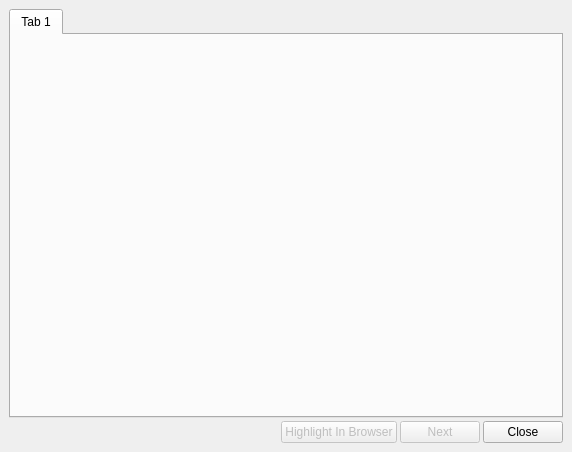
<ui version="4.0" >
 <class>RowLocate</class>
 <widget class="QWidget" name="RowLocate" >
  <property name="geometry" >
   <rect>
    <x>0</x>
    <y>0</y>
    <width>572</width>
    <height>452</height>
   </rect>
  </property>
  <property name="windowTitle" >
   <string>Row Locate</string>
  </property>
  <layout class="QVBoxLayout" >
   <property name="margin" >
    <number>9</number>
   </property>
   <property name="spacing" >
    <number>3</number>
   </property>
   <item>
    <widget class="QTabWidget" name="tabWidget" >
     <property name="currentIndex" >
      <number>0</number>
     </property>
     <widget class="QWidget" name="tab" >
      <attribute name="title" >
       <string>Tab 1</string>
      </attribute>
     </widget>
    </widget>
   </item>
   <item>
    <layout class="QHBoxLayout" >
     <property name="margin" >
      <number>0</number>
     </property>
     <property name="spacing" >
      <number>3</number>
     </property>
     <item>
      <spacer>
       <property name="orientation" >
        <enum>Qt::Horizontal</enum>
       </property>
       <property name="sizeHint" >
        <size>
         <width>441</width>
         <height>20</height>
        </size>
       </property>
      </spacer>
     </item>
     <item>
      <widget class="QPushButton" name="highlightButton" >
       <property name="enabled" >
        <bool>false</bool>
       </property>
       <property name="text" >
        <string>Highlight In Browser</string>
       </property>
      </widget>
     </item>
     <item>
      <widget class="QPushButton" name="nextButton" >
       <property name="enabled" >
        <bool>false</bool>
       </property>
       <property name="text" >
        <string>Next</string>
       </property>
      </widget>
     </item>
     <item>
      <widget class="QPushButton" name="closeButton" >
       <property name="text" >
        <string>Close</string>
       </property>
      </widget>
     </item>
    </layout>
   </item>
  </layout>
 </widget>
 <resources/>
 <connections>
  <connection>
   <sender>closeButton</sender>
   <signal>clicked()</signal>
   <receiver>RowLocate</receiver>
   <slot>close()</slot>
   <hints>
    <hint type="sourcelabel" >
     <x>515</x>
     <y>439</y>
    </hint>
    <hint type="destinationlabel" >
     <x>519</x>
     <y>452</y>
    </hint>
   </hints>
  </connection>
 </connections>
</ui>
